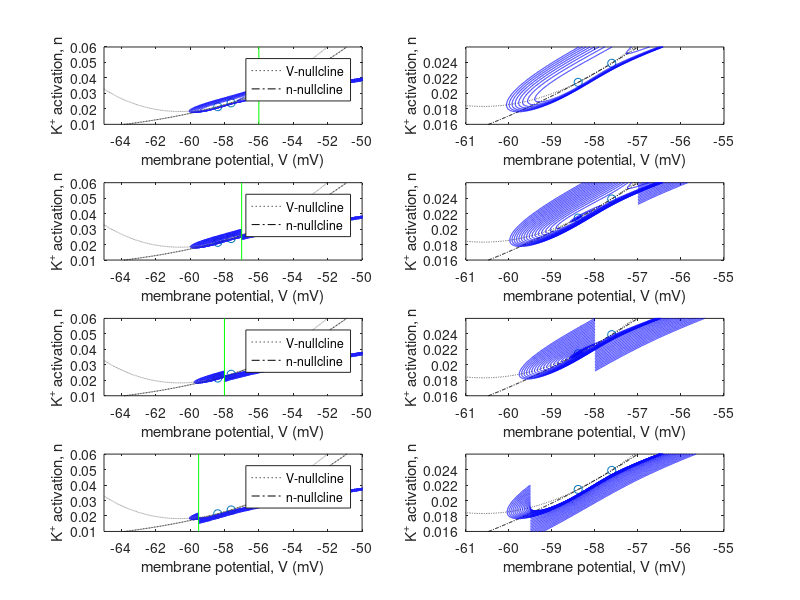

MATLAB code to generate this figure:
clear all; close all;

% dynamics near the Bogdanov-Takens bifurcation in the persistent sodium plus potassium model
% note: we assume tau_n(v)=1, C=1;

% parameters
g_l=8; % conductance constant (leak)
g_na=20;
g_k=10;
E_l=-79.42; % Nernst potential (leak)
E_na=60;
E_k=-90;
vh_m=-20; % steady-state half-life potential (m-gate)
vh_n=-31.64;
k_m=15; % sigma function slope factor (m-gate)
k_n=7;
I_base=5; % baseline injected current

p=[-31.64,-31.55,-31.55,-31.70,-31.70;-79.42,-79.40,-79.44,-79.40,-79.44];
x_traj=[-56,-57,-58,-59.5];
figure
for i=1:4
    
%     vh_n = p(1,i);
%     E_l = p(2,i);
    % Compute nullclines and vector field
    %vVec=(-90:0.001:20); % vector spanning voltage values (v-dimension)
    %nVec=(0:0.001:0.7)'; % vector spanning n-gate values (n-dimension)
    vVec=(-70:0.01:-40); % vector spanning voltage values (v-dimension)
    nVec=(0.01:0.0001:0.3)'; % vector spanning n-gate values (n-dimension)
    [X,Y]=meshgrid(vVec,nVec); % create 2D grid of downsampled values
    v_dot = I_base-g_l.*(X-E_l)-g_na./(1+exp((vh_m-X)/k_m)).*(X-E_na)-g_k*Y.*(X-E_k); % dv/dt
    n_dot = 1./(1+exp((vh_n-X)/k_n))-Y; % dn/dt
    v_null = (I_base-g_l*(vVec-E_l)-g_na./(1+exp((vh_m-vVec)/k_m)).*(vVec-E_na))./(g_k*(vVec-E_k)); % v-nullcline
    n_null = 1./(1+exp((vh_n-vVec)/k_n)); % n-nullcline
    
    
%     sorted = vVec(sort(abs(v_null-n_null)))
%     fixed_inds = find(abs(v_null-n_null)<0.000003); % indices of fixed pts
    win = [-58.4,-58.3;-57.9,-57.6;-43,-42];
    for fixed_i=1:3
        win_inds=[find(vVec>win(fixed_i,1),1,'first'),find(vVec<win(fixed_i,2),1,'last')];
        [B,dist_inds] = sort(abs(v_null(win_inds)-n_null(win_inds)));
        fixed_inds(fixed_i) = win_inds(dist_inds(1));
    end
    
    
    % set trajectory starting points
    startx=x_traj(i)*ones(1,35);
    starty=(0.0272:0.0002:0.034)-0.004*(i-1); % iteratively decrease the starting y-coordinates so that they stay centered around the nullclines
    
    % plot nullclines and trajectories
    subplot(4,2,i*2-1)
    plot(vVec,v_null,'k:',vVec,n_null,'k-.')
    axis([-65 -50 nVec(1) 0.06])
    hold on
    scatter(vVec(fixed_inds),n_null(fixed_inds),'ro'); % equilibria
    streamline(X,Y,v_dot,n_dot,startx,starty) % trajectories
    ylimits=get(gca,'ylim');
    line([x_traj(i) x_traj(i)],ylimits,'Color','green')
    hold off
    legend('V-nullcline','n-nullcline')
    xlabel('membrane potential, V (mV)')
    ylabel('K^+ activation, n')
    
    subplot(4,2,i*2)
    plot(vVec,v_null,'k:',vVec,n_null,'k-.')
    hold on
    scatter(vVec(fixed_inds),n_null(fixed_inds),'ro'); % equilibria
    streamline(X,Y,v_dot,n_dot,startx,starty)
    hold off
    axis([vVec(find(vVec>=-61,1,'first')) vVec(find(vVec<=-55,1,'last')) 0.016 0.026])
    xlabel('membrane potential, V (mV)')
    ylabel('K^+ activation, n')
end

% % Simulation
% T=50; % total time
% dt=0.1; % simulation time-step (ms)
% tVec=(dt:dt:T); % time vector
% numTime=length(tVec); % number of timepoints
% 
% % inital values in phase-space
% v=-59.5*ones(1,numTime);
% n=0.02*ones(1,numTime);
% 
% % injected current
% I=I_base*ones(1,numTime); % baseline injected current
% p_w=round(5/dt); % pulse width
% I(round(10/dt):round(10/dt)+p_w)=-10;% pulse of input DC current
% 
% % forward Euler method
% for i=1:numTime-1
%     m_inf = 1/(1+exp((vh_m-v(i))/k_m));
%     n_inf = 1/(1+exp((vh_n-v(i))/k_n));
%     n(i+1) = n(i)+dt*(n_inf-n(i));
%     v(i+1) = v(i)+dt*(I(i)-g_l*(v(i)-E_l)-g_na*m_inf*(v(i)-E_na)-g_k*n(i)*(v(i)-E_k));
% end
% 
% % plot spiking results
% figure
% yyaxis left
% plot(tVec,v)
% ylabel('potential, V (mV)')
% axis([0 max(tVec) min(v)-0.15/0.80*(max(v)-min(v)) max(v)+0.05/0.80*(max(v)-min(v))])
% yyaxis right
% plot(tVec,I)
% axis([0 max(tVec) min(I)-0.05/0.05*(max(I)-min(I)) max(I)+0.90/0.05*(max(I)-min(I))])
% yticks(unique(I))
% ylabel('injected current, I ({\mu}A/cm^2)')
% xlabel('time (ms)')
